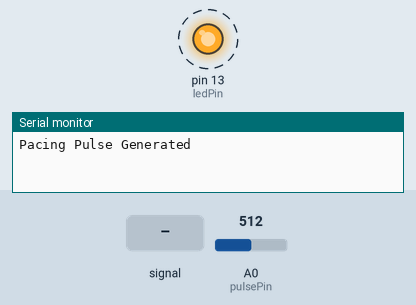
A sketch run on a simulated Arduino Uno, built with avr-gcc and run on an emulated ATmega328P. On the bench: output pins drawn as LEDs (lit = HIGH), the last lines printed to the serial monitor. Dashed ring = blinking. The inputs (shaded band) are chosen by the test bench; at power-on: A0 (pulsePin) = 512.

Above: at 1.2 s.
1.3 s: A0 (pulsePin) fed a 200 Hz sine of ±81 counts around its level
At 2.9 s:
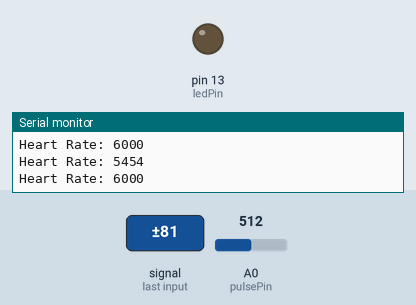
Timing chart, 0 to 4.4 s (numbered marks = the images above; inputs shaded):
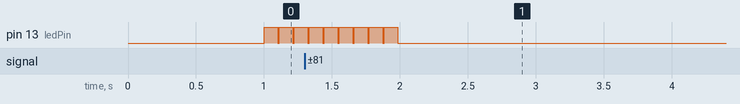

Measured:
- after the input at 1.3 s, pin 13 (ledPin): goes on until 2.0 s, then stays LOW
- by itself, pin 13 (ledPin): alternates HIGH for 0.10 s and LOW for 0.01 s

The sketch:

Pacemaker.ino
```cpp
// Constants
const int pulsePin = A0; // Pulse sensor connected to analog pin A0
const int ledPin = 13;   // LED connected to digital pin 13
const int threshold = 60; // Heart rate threshold (beats per minute)

// Variables
int pulseValue = 0;
int heartRate = 0;
unsigned long lastBeatTime = 0;
unsigned long currentTime = 0;

void setup() {
  pinMode(pulsePin, INPUT);
  pinMode(ledPin, OUTPUT);
  Serial.begin(9600);
}

void loop() {
  pulseValue = analogRead(pulsePin);
  currentTime = millis();

  // Simulate heart rate calculation (this is a simplified example)
  if (pulseValue > 512) { // Assuming a threshold for detecting a heartbeat
    unsigned long beatInterval = currentTime - lastBeatTime;
    lastBeatTime = currentTime;
    heartRate = 60000 / beatInterval; // Calculate heart rate in BPM
    Serial.print("Heart Rate: ");
    Serial.println(heartRate);
  }

  // Check if heart rate is below the threshold
  if (heartRate < threshold && (currentTime - lastBeatTime) > 1000) {
    digitalWrite(ledPin, HIGH); // Simulate pacing pulse
    delay(100); // Pulse duration
    digitalWrite(ledPin, LOW);
    Serial.println("Pacing Pulse Generated");
  }

  delay(10); // Small delay to stabilize readings
}
```
